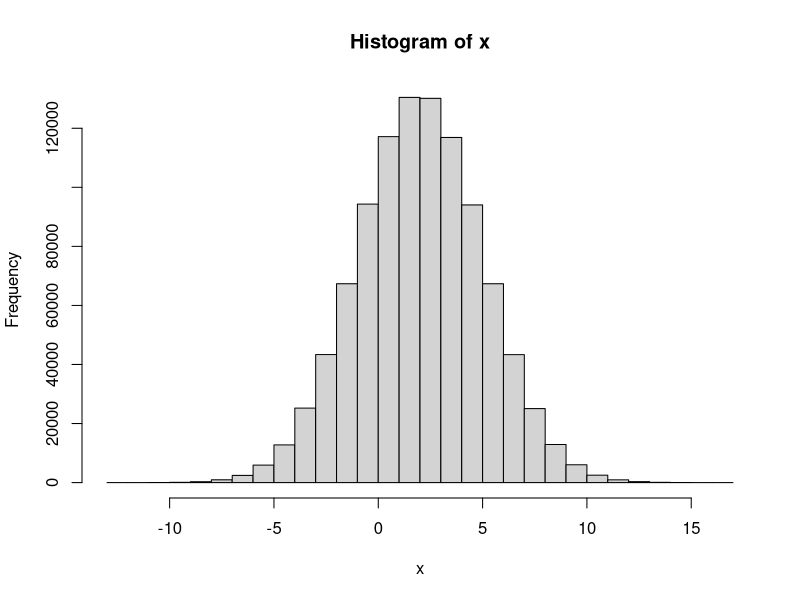
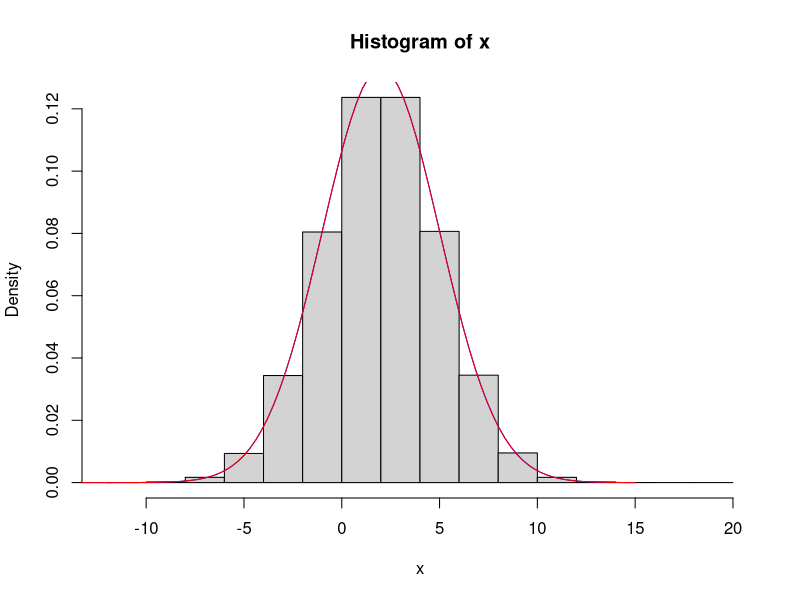
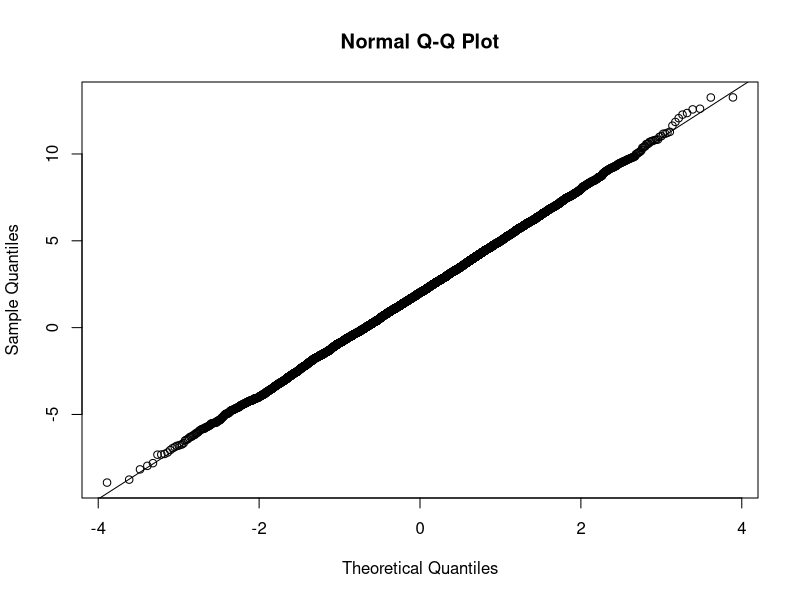
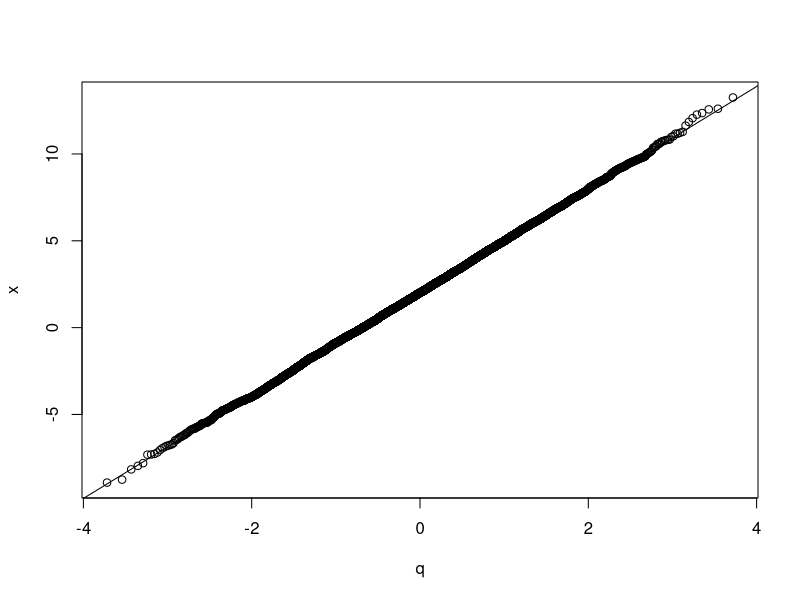
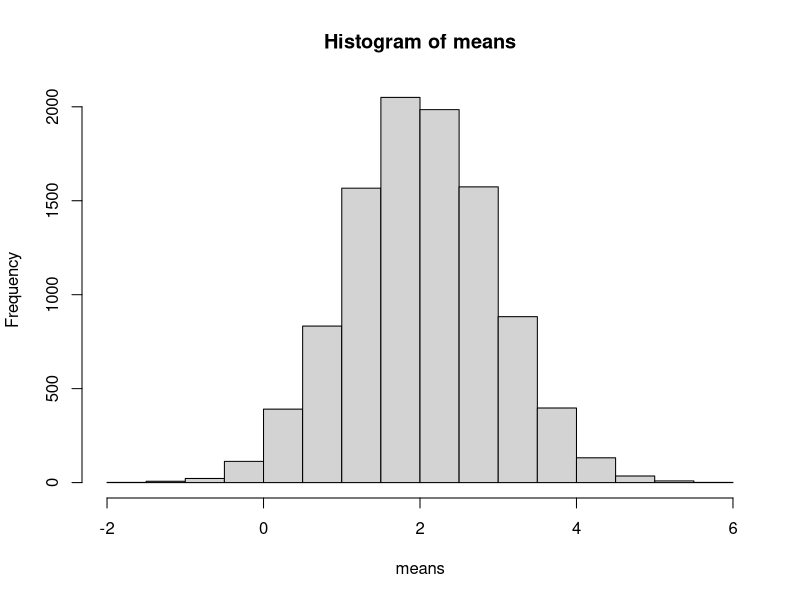
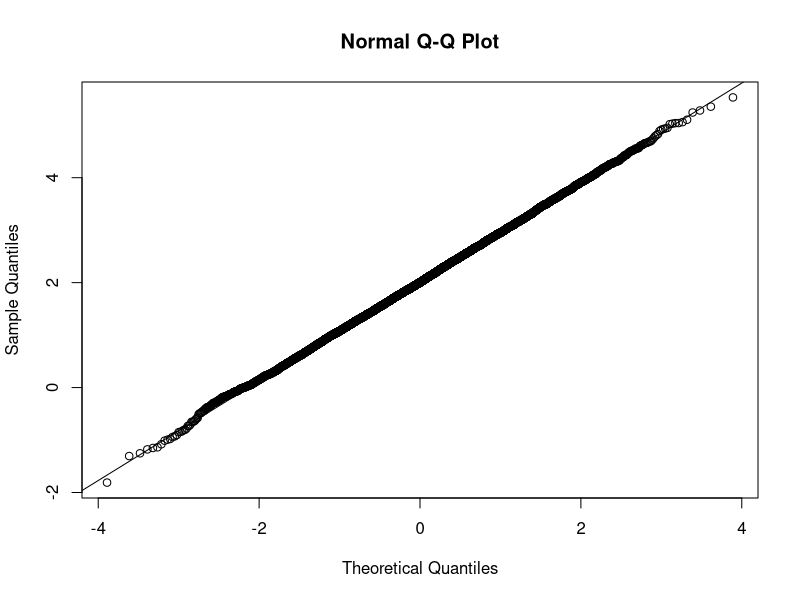

R code for these plots, in order:
## ---- chunk 1
knitr::opts_chunk$set(echo = TRUE)
## ---- chunk 2
rnorm(n = 10, mean = 2, sd = 3)
## ---- chunk 3
x = rnorm(n = 1000000, mean = 2, sd = 3)
hist(x)
## ---- chunk 4
mean(x)
sd(x)
## ---- chunk 5
x = rnorm(n = 1000000, mean = 2, sd = 3)
hist(x, freq = FALSE) # with freq = FALSE, the area of the histogram will be 1
xx = seq(-15, 15, length.out = 100) # 100 values between -15 and 15
lines(xx, dnorm(xx, mean = mean(x), sd = sd(x)), col="blue") # using mean and sd from sample
lines(xx, dnorm(xx, mean = 2, sd = 3), col="red") # using mean and sd of population
## ---- chunk 6
x = rnorm(n = 10000, mean = 2, sd = 3)
qqnorm(x)
qqline(x) # this just adds the line in the plot
## ---- chunk 7
x = sort(x)   # sort the values from smallest to largest
n = length(x) # number of values
p = (1:n)/n   # step 1 above
q = qnorm(p)  # step 2 above
plot(x~q)     # step 3 above
abline(mean(x), sd(x)) # Plot a line with intercept = mean(x) and slope = sd(x)
## ---- chunk 8
n_iter = 10000            # Number of iterations
mu_x = 2                  # Mean of the normal distribution (same as used above)
sd_x = 3                  # Standard deviation of the normal distribution (same as used above)
n = 10                    # Sample size
means = rep(NA, n_iter)   # An empty vector to store the means in
for(i in 1:n_iter){        # Start of the loop
  x = rnorm(n, mu_x, sd_x)  # Using the same mean and sd as above
  means[i] = mean(x)      # Compute mean(x) and store it as the i'th element in vector 'means'
}                          # End of loop
## ---- chunk 9
hist(means)
## ---- chunk 10
(sem_theoretical = sd_x/sqrt(n))
(sem_simulated = sd(means)) # Standard error of the mean from the above simulation
## ---- chunk 11
qqnorm(means)
qqline(means)
